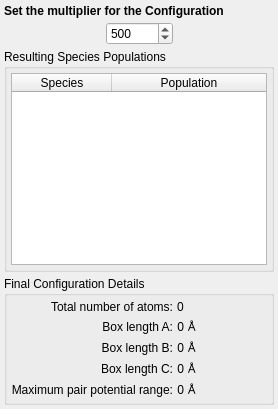
     <widget class="QWidget" name="MultiplierPage">
      <layout class="QVBoxLayout" name="verticalLayout_9">
       <property name="spacing">
        <number>4</number>
       </property>
       <property name="leftMargin">
        <number>4</number>
       </property>
       <property name="topMargin">
        <number>4</number>
       </property>
       <property name="rightMargin">
        <number>4</number>
       </property>
       <property name="bottomMargin">
        <number>4</number>
       </property>
       <item>
        <widget class="QLabel" name="TopLabel_9">
         <property name="sizePolicy">
          <sizepolicy hsizetype="Expanding" vsizetype="Preferred">
           <horstretch>0</horstretch>
           <verstretch>0</verstretch>
          </sizepolicy>
         </property>
         <property name="font">
          <font>
           <weight>75</weight>
           <bold>true</bold>
          </font>
         </property>
         <property name="text">
          <string>Set the multiplier for the Configuration</string>
         </property>
        </widget>
       </item>
       <item>
        <layout class="QHBoxLayout" name="horizontalLayout_8">
         <item>
          <spacer name="horizontalSpacer_14">
           <property name="orientation">
            <enum>Qt::Horizontal</enum>
           </property>
           <property name="sizeHint" stdset="0">
            <size>
             <width>40</width>
             <height>20</height>
            </size>
           </property>
          </spacer>
         </item>
         <item>
          <widget class="QSpinBox" name="MultiplierSpin">
           <property name="sizePolicy">
            <sizepolicy hsizetype="Preferred" vsizetype="Fixed">
             <horstretch>0</horstretch>
             <verstretch>0</verstretch>
            </sizepolicy>
           </property>
           <property name="minimum">
            <number>1</number>
           </property>
           <property name="maximum">
            <number>1000000000</number>
           </property>
           <property name="singleStep">
            <number>100</number>
           </property>
           <property name="value">
            <number>500</number>
           </property>
          </widget>
         </item>
         <item>
          <spacer name="horizontalSpacer_15">
           <property name="orientation">
            <enum>Qt::Horizontal</enum>
           </property>
           <property name="sizeHint" stdset="0">
            <size>
             <width>40</width>
             <height>20</height>
            </size>
           </property>
          </spacer>
         </item>
        </layout>
       </item>
       <item>
        <widget class="QGroupBox" name="MultiplierPopulationsGroup">
         <property name="sizePolicy">
          <sizepolicy hsizetype="Preferred" vsizetype="Expanding">
           <horstretch>0</horstretch>
           <verstretch>0</verstretch>
          </sizepolicy>
         </property>
         <property name="title">
          <string>Resulting Species Populations</string>
         </property>
         <layout class="QVBoxLayout" name="verticalLayout_10">
          <property name="spacing">
           <number>4</number>
          </property>
          <property name="leftMargin">
           <number>4</number>
          </property>
          <property name="topMargin">
           <number>4</number>
          </property>
          <property name="rightMargin">
           <number>4</number>
          </property>
          <property name="bottomMargin">
           <number>4</number>
          </property>
          <item>
           <widget class="QTableWidget" name="MultiplierPopulationsTable">
            <attribute name="horizontalHeaderStretchLastSection">
             <bool>true</bool>
            </attribute>
            <attribute name="verticalHeaderVisible">
             <bool>false</bool>
            </attribute>
            <column>
             <property name="text">
              <string>Species</string>
             </property>
            </column>
            <column>
             <property name="text">
              <string>Population</string>
             </property>
            </column>
           </widget>
          </item>
         </layout>
        </widget>
       </item>
       <item>
        <widget class="QGroupBox" name="MultiplierConfigurationDetailsGroup">
         <property name="title">
          <string>Final Configuration Details</string>
         </property>
         <layout class="QGridLayout" name="gridLayout_3">
          <property name="leftMargin">
           <number>4</number>
          </property>
          <property name="topMargin">
           <number>4</number>
          </property>
          <property name="rightMargin">
           <number>4</number>
          </property>
          <property name="bottomMargin">
           <number>4</number>
          </property>
          <property name="spacing">
           <number>4</number>
          </property>
          <item row="2" column="0">
           <widget class="QLabel" name="MultiplierBoxALabelPre">
            <property name="sizePolicy">
             <sizepolicy hsizetype="Minimum" vsizetype="Preferred">
              <horstretch>0</horstretch>
              <verstretch>0</verstretch>
             </sizepolicy>
            </property>
            <property name="text">
             <string>Box length A:</string>
            </property>
            <property name="alignment">
             <set>Qt::AlignRight|Qt::AlignTrailing|Qt::AlignVCenter</set>
            </property>
           </widget>
          </item>
          <item row="4" column="1">
           <widget class="QLabel" name="MultiplierBoxCLabel">
            <property name="sizePolicy">
             <sizepolicy hsizetype="Minimum" vsizetype="Preferred">
              <horstretch>0</horstretch>
              <verstretch>0</verstretch>
             </sizepolicy>
            </property>
            <property name="text">
             <string>0</string>
            </property>
            <property name="alignment">
             <set>Qt::AlignRight|Qt::AlignTrailing|Qt::AlignVCenter</set>
            </property>
           </widget>
          </item>
          <item row="4" column="0">
           <widget class="QLabel" name="MultiplierBoxCLabelPre">
            <property name="sizePolicy">
             <sizepolicy hsizetype="Minimum" vsizetype="Preferred">
              <horstretch>0</horstretch>
              <verstretch>0</verstretch>
             </sizepolicy>
            </property>
            <property name="text">
             <string>Box length C:</string>
            </property>
            <property name="alignment">
             <set>Qt::AlignRight|Qt::AlignTrailing|Qt::AlignVCenter</set>
            </property>
           </widget>
          </item>
          <item row="3" column="0">
           <widget class="QLabel" name="MultiplierBoxBLabelPre">
            <property name="sizePolicy">
             <sizepolicy hsizetype="Minimum" vsizetype="Preferred">
              <horstretch>0</horstretch>
              <verstretch>0</verstretch>
             </sizepolicy>
            </property>
            <property name="text">
             <string>Box length B:</string>
            </property>
            <property name="alignment">
             <set>Qt::AlignRight|Qt::AlignTrailing|Qt::AlignVCenter</set>
            </property>
           </widget>
          </item>
          <item row="5" column="0">
           <widget class="QLabel" name="MultiplierPPRangeLabelPre">
            <property name="sizePolicy">
             <sizepolicy hsizetype="Minimum" vsizetype="Preferred">
              <horstretch>0</horstretch>
              <verstretch>0</verstretch>
             </sizepolicy>
            </property>
            <property name="text">
             <string>Maximum pair potential range:</string>
            </property>
            <property name="alignment">
             <set>Qt::AlignRight|Qt::AlignTrailing|Qt::AlignVCenter</set>
            </property>
           </widget>
          </item>
          <item row="4" column="2">
           <widget class="QLabel" name="MultiplierBoxCLabelUnits">
            <property name="sizePolicy">
             <sizepolicy hsizetype="Expanding" vsizetype="Preferred">
              <horstretch>0</horstretch>
              <verstretch>0</verstretch>
             </sizepolicy>
            </property>
            <property name="text">
             <string>Å</string>
            </property>
           </widget>
          </item>
          <item row="5" column="1">
           <widget class="QLabel" name="MultiplierPPRangeLabel">
            <property name="sizePolicy">
             <sizepolicy hsizetype="Minimum" vsizetype="Preferred">
              <horstretch>0</horstretch>
              <verstretch>0</verstretch>
             </sizepolicy>
            </property>
            <property name="text">
             <string>0</string>
            </property>
            <property name="alignment">
             <set>Qt::AlignRight|Qt::AlignTrailing|Qt::AlignVCenter</set>
            </property>
           </widget>
          </item>
          <item row="3" column="1">
           <widget class="QLabel" name="MultiplierBoxBLabel">
            <property name="sizePolicy">
             <sizepolicy hsizetype="Minimum" vsizetype="Preferred">
              <horstretch>0</horstretch>
              <verstretch>0</verstretch>
             </sizepolicy>
            </property>
            <property name="text">
             <string>0</string>
            </property>
            <property name="alignment">
             <set>Qt::AlignRight|Qt::AlignTrailing|Qt::AlignVCenter</set>
            </property>
           </widget>
          </item>
          <item row="5" column="2">
           <widget class="QLabel" name="MultiplierPPRangeLabelUnits">
            <property name="sizePolicy">
             <sizepolicy hsizetype="Expanding" vsizetype="Preferred">
              <horstretch>0</horstretch>
              <verstretch>0</verstretch>
             </sizepolicy>
            </property>
            <property name="text">
             <string>Å</string>
            </property>
           </widget>
          </item>
          <item row="3" column="2">
           <widget class="QLabel" name="MultiplierBoxBLabelUnits">
            <property name="sizePolicy">
             <sizepolicy hsizetype="Expanding" vsizetype="Preferred">
              <horstretch>0</horstretch>
              <verstretch>0</verstretch>
             </sizepolicy>
            </property>
            <property name="text">
             <string>Å</string>
            </property>
           </widget>
          </item>
          <item row="2" column="2">
           <widget class="QLabel" name="MultiplierBoxALabelUnits">
            <property name="sizePolicy">
             <sizepolicy hsizetype="Expanding" vsizetype="Preferred">
              <horstretch>0</horstretch>
              <verstretch>0</verstretch>
             </sizepolicy>
            </property>
            <property name="text">
             <string>Å</string>
            </property>
           </widget>
          </item>
          <item row="2" column="1">
           <widget class="QLabel" name="MultiplierBoxALabel">
            <property name="sizePolicy">
             <sizepolicy hsizetype="Minimum" vsizetype="Preferred">
              <horstretch>0</horstretch>
              <verstretch>0</verstretch>
             </sizepolicy>
            </property>
            <property name="text">
             <string>0</string>
            </property>
            <property name="alignment">
             <set>Qt::AlignRight|Qt::AlignTrailing|Qt::AlignVCenter</set>
            </property>
           </widget>
          </item>
          <item row="0" column="0">
           <widget class="QLabel" name="MultiplierNAtomsLabelPre">
            <property name="sizePolicy">
             <sizepolicy hsizetype="Minimum" vsizetype="Preferred">
              <horstretch>0</horstretch>
              <verstretch>0</verstretch>
             </sizepolicy>
            </property>
            <property name="text">
             <string>Total number of atoms:</string>
            </property>
            <property name="alignment">
             <set>Qt::AlignRight|Qt::AlignTrailing|Qt::AlignVCenter</set>
            </property>
           </widget>
          </item>
          <item row="0" column="1" colspan="2">
           <widget class="QLabel" name="MultiplierNAtomsLabel">
            <property name="sizePolicy">
             <sizepolicy hsizetype="Minimum" vsizetype="Preferred">
              <horstretch>0</horstretch>
              <verstretch>0</verstretch>
             </sizepolicy>
            </property>
            <property name="text">
             <string>0</string>
            </property>
            <property name="alignment">
             <set>Qt::AlignLeading|Qt::AlignLeft|Qt::AlignVCenter</set>
            </property>
           </widget>
          </item>
         </layout>
        </widget>
       </item>
      </layout>
     </widget>
